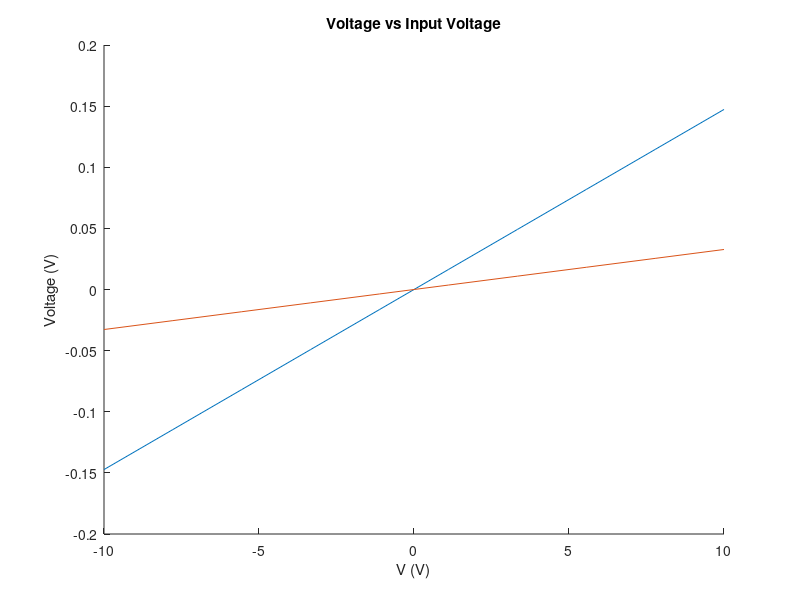

This chart was generated by the following MATLAB code:
close all;
clear all;

% Parameters
R1 = 1;
Cap = 0.25;
R2 = 2;
L1 = 0.2;
R3 = 10;
alpha = 100;
R4 = 0.1;
RO = 1000;

% V = [ V1; V2; V3; V4; V5; IL; IS; I3]
G=zeros(8);
C=zeros(8);

G(1,:)=[1 0 0 0 0 0 0 0];
C(1,:)=[0 0 0 0 0 0 0 0]; 
G(2,:)=[(-1/R1) (1/R2+1/R1) 0 0 0 0 0 0]; 
C(2,:)=[-Cap Cap 0 0 0 0 0 0];
G(3,:)=[0 0 1/R3 0 0 -1 0 0]; 
C(3,:)=[0 0 0 0 0 0 0 0]; 
G(4,:)=[0 0 -1*alpha/R3 1 0 0 0 0]; 
C(4,:)=[0 0 0 0 0 0 0 0]; 
G(5,:)=[0 0 0 -1/R4 (1/R4+1/RO) 0 0 0]; 
C(5,:)=[0 0 0 0 0 0 0 0];
G(6,:)=[0 -1 1 0 0 0 0 0]; 
C(6,:)=[0 0 0 0 0 L1 0 0]; 
G(7,:)=[1 0 0 0 0 0 0 0];
C(7,:)=[0 0 0 0 0 0 0 0]; 
G(8,:)=[0 0 1 1 0 0 0 0]; 
C(8,:)=[0 0 0 0 0 0 0 0]; 

steps=10;
Dataset=zeros(3,steps);
Dataset(1,:)=linspace(-10,10,steps);

for i=1:steps
    F=[Dataset(1,i); 0; 0; 0; 0; 0; 0; 0];
    V=G\F;
    Dataset(2,i)=V(5);
    Dataset(3,i)=V(3);
end

figure(1)
hold on;
plot(Dataset(1,:),Dataset(2,:));
plot(Dataset(1,:),Dataset(3,:));
hold off;
% 'V_O','V_3'
title('Voltage vs Input Voltage');
ylabel('Voltage (V)');
xlabel('V (V)'); 
